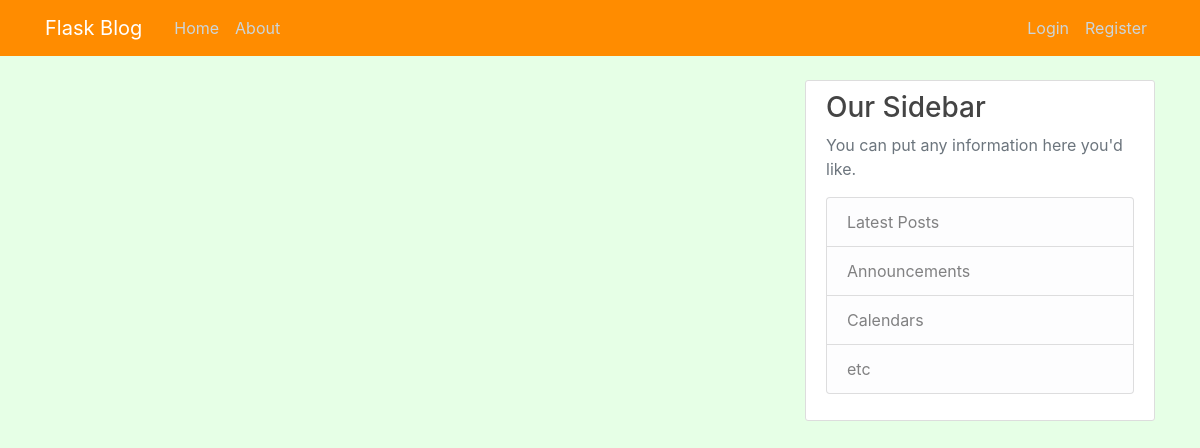
Page /home on the earlier database version.
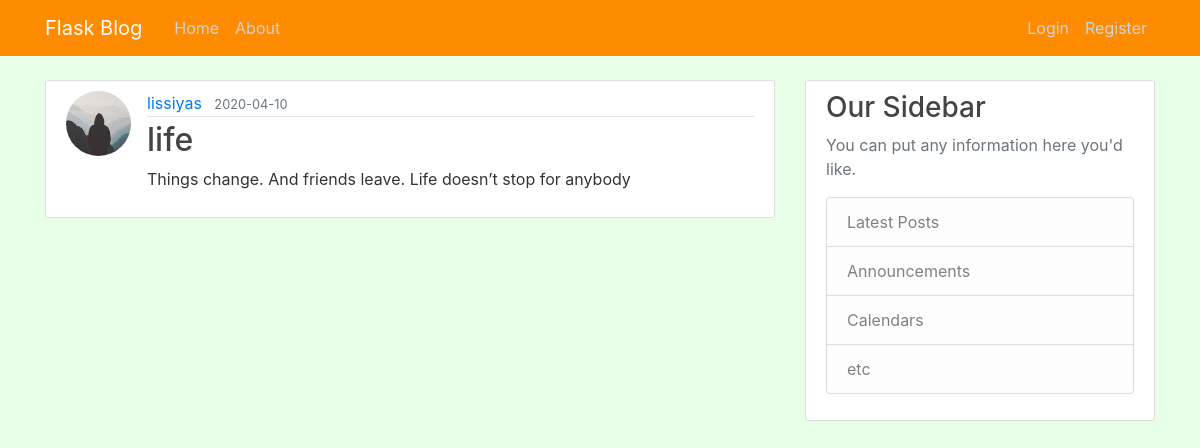
Same page on the later database version.
### flaskblog/models.py (models this page shows, shortened)
class Post(db.Model):
    id = db.Column(db.Integer, primary_key=True)
    title = db.Column(db.String(100), nullable=False)
    date_posted = db.Column(db.DateTime, nullable=False, default=datetime.utcnow)
    content = db.Column(db.Text, nullable=False)
    user_id = db.Column(db.Integer, db.ForeignKey('user.id'), nullable=False)

class User(db.Model, UserMixin):
    id = db.Column(db.Integer, primary_key=True)
    username = db.Column(db.String(20), unique=True, nullable=False)
    email = db.Column(db.String(120), unique=True, nullable=False)
    image_file = db.Column(db.String(20), nullable=False, default='default.jpg')
    password = db.Column(db.String(60), nullable=False)
    posts = db.relationship('Post', backref='author', lazy=True)

### flaskblog/routes.py (the view)
@app.route("/")
@app.route("/home")
def home():
    posts = Post.query.all()
    return render_template('home.html', posts=posts)

### flaskblog/templates/home.html
{% extends "layout.html" %}
{% block content %}
    {% for post in posts %}
        <article class="media content-section">
          <img class="rounded-circle article-img" src="{{ url_for('static', filename='profile_pics/' + post.author.image_file) }}">
          <div class="media-body">
            <div class="article-metadata">
              <a class="mr-2" href="#">{{ post.author.username }}</a>
              <small class="text-muted">{{ post.date_posted.strftime('%Y-%m-%d') }}</small>
            </div>
            <h2><a class="article-title" href="{{ url_for('post', post_id=post.id) }}">{{ post.title }}</a></h2>
            <p class="article-content">{{ post.content }}</p>
          </div>
        </article>
    {% endfor %}
{% endblock content %}

### flaskblog/templates/layout.html (shortened to what this page needs)
<!DOCTYPE html>
<html>
<head>
    <link rel="stylesheet" href="https://maxcdn.bootstrapcdn.com/bootstrap/4.0.0/css/bootstrap.min.css">
    <link rel="stylesheet" type="text/css" href="{{ url_for('static', filename='main.css') }}">
</head>
<body>
    <header class="site-header">
      <nav class="navbar navbar-expand-md navbar-dark bg-steel fixed-top">
        <div class="container">
          <a class="navbar-brand mr-4" href="/">Flask Blog</a>
          <div class="collapse navbar-collapse" id="navbarToggle">
            <div class="navbar-nav mr-auto">
              <a class="nav-item nav-link" href="{{ url_for('home') }}">Home</a>
              <a class="nav-item nav-link" href="{{ url_for('about') }}">About</a>
            </div>
            <div class="navbar-nav">
              {% if current_user.is_authenticated %}
                <a class="nav-item nav-link" href="{{ url_for('new_post') }}">New Post</a>
                <a class="nav-item nav-link" href="{{ url_for('account') }}">Account</a>
                <a class="nav-item nav-link" href="{{ url_for('logout') }}">Logout</a>
              {% else %}
                <a class="nav-item nav-link" href="{{ url_for('login') }}">Login</a>
                <a class="nav-item nav-link" href="{{ url_for('register') }}">Register</a>
              {% endif %}
            </div>
          </div>
        </div>
      </nav>
    </header>
    <main role="main" class="container">
      <div class="row">
        <div class="col-md-8">
          {% block content %}{% endblock %}
        </div>
        <div class="col-md-4">
          <div class="content-section">
            <h3>Our Sidebar</h3>
            <p class='text-muted'>You can put any information here you'd like.
              <ul class="list-group">
                <li class="list-group-item list-group-item-light">Latest Posts</li>
                <li class="list-group-item list-group-item-light">Announcements</li>
                <li class="list-group-item list-group-item-light">Calendars</li>
                <li class="list-group-item list-group-item-light">etc</li>
              </ul>
            </p>
          </div>
        </div>
      </div>
    </main>
</body>
</html>

### flaskblog/static/main.css (style rules this page uses)
body { background: #e6ffe6; color: #333333; margin-top: 5rem; }
h1, h2, h3, h4, h5, h6 { color: #444444; }
.navbar { background-color: darkorange; }
.site-header .navbar-nav .nav-link { color: #cbd5db; }
.content-section { background: #ffffff; padding: 10px 20px; border: 1px solid #dddddd; border-radius: 3px; margin-bottom: 20px; }
.article-title { color: #444444; }
.article-content { white-space: pre-line; }
.article-img { height: 65px; width: 65px; margin-right: 16px; }
.article-metadata { padding-bottom: 1px; margin-bottom: 4px; border-bottom: 1px solid #e3e3e3 }

Differences in the rows shown:
added Post: image_file (picture), author.username "lissiyas", date_posted "2020-04-10", title "life", content "Things change. And friends leave. Life doesn’t stop for anybody"
